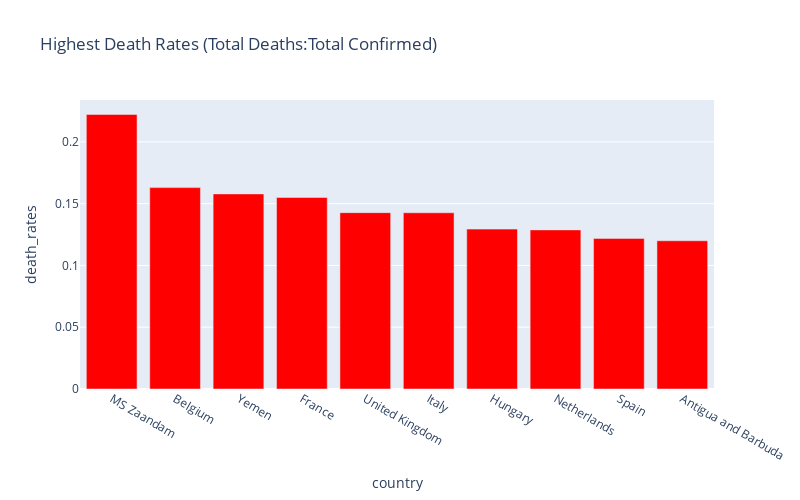

The cell this chart's notebook holds for it:
### Code cell
px.bar(
    sorted_country_df.head(10),
    x = "country",
    y = "death_rates",
    title= "Highest Death Rates (Total Deaths:Total Confirmed)",
    color_discrete_sequence=["red"], 
    height=500,
    width=800
)

### Figure 1 — Plotly figure (JSON) as saved in the notebook; plotly's stock layout.template omitted (floating-point values rounded to 4 significant figures)
{"data": [{"alignmentgroup": "True", "hovertemplate": "country=%{x}<br>death_rates=%{y}<extra></extra>", "legendgroup": "", "marker": {"color": "red"}, "name": "", "offsetgroup": "", "orientation": "v", "showlegend": false, "textposition": "auto", "type": "bar", "x": ["MS Zaandam", "Belgium", "Yemen", "France", "United Kingdom", "Italy", "Hungary", "Netherlands", "Spain", "Antigua and Barbuda"], "xaxis": "x", "y": [0.2222, 0.163, 0.1579, 0.155, 0.1427, 0.1426, 0.1294, 0.1288, 0.1219, 0.12], "yaxis": "y"}], "layout": {"barmode": "relative", "height": 500, "legend": {"tracegroupgap": 0}, "title": {"text": "Highest Death Rates (Total Deaths:Total Confirmed)"}, "width": 800, "xaxis": {"anchor": "y", "domain": [0, 1], "title": {"text": "country"}}, "yaxis": {"anchor": "x", "domain": [0, 1], "title": {"text": "death_rates"}}}}
